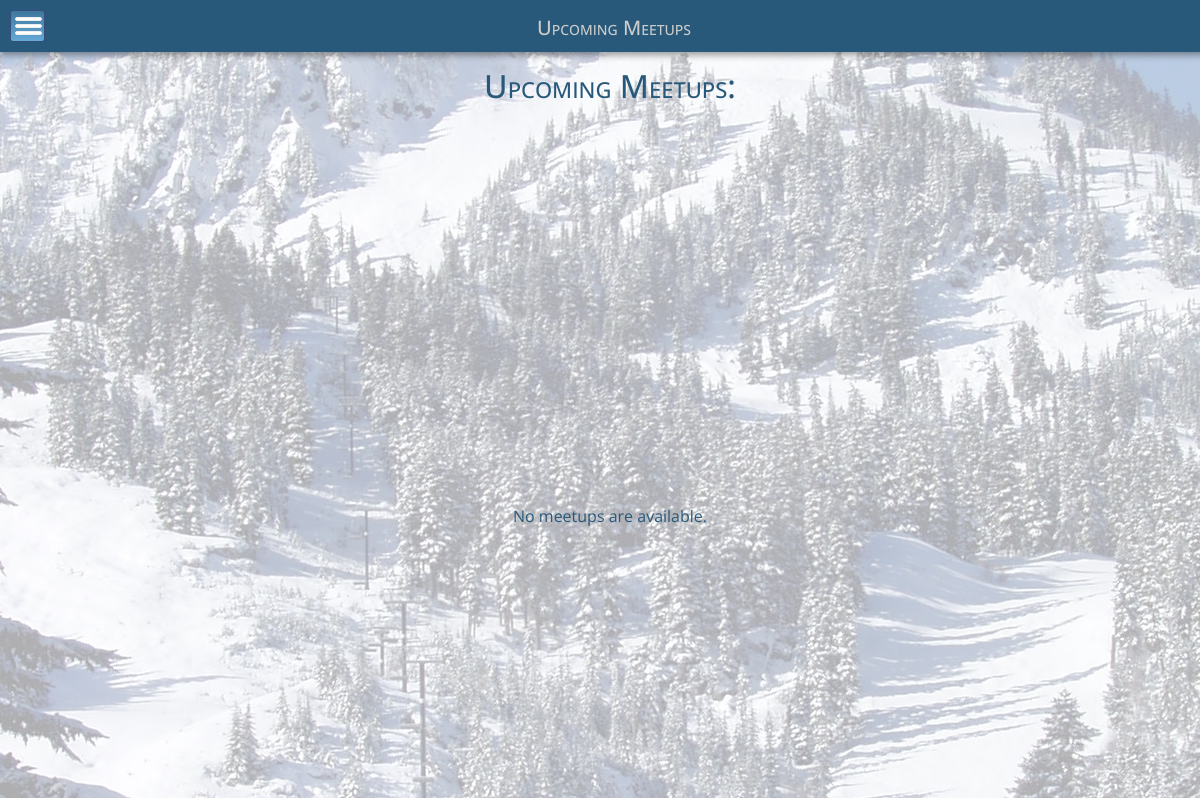
Page /cruisertime/meetattend on the earlier database version.
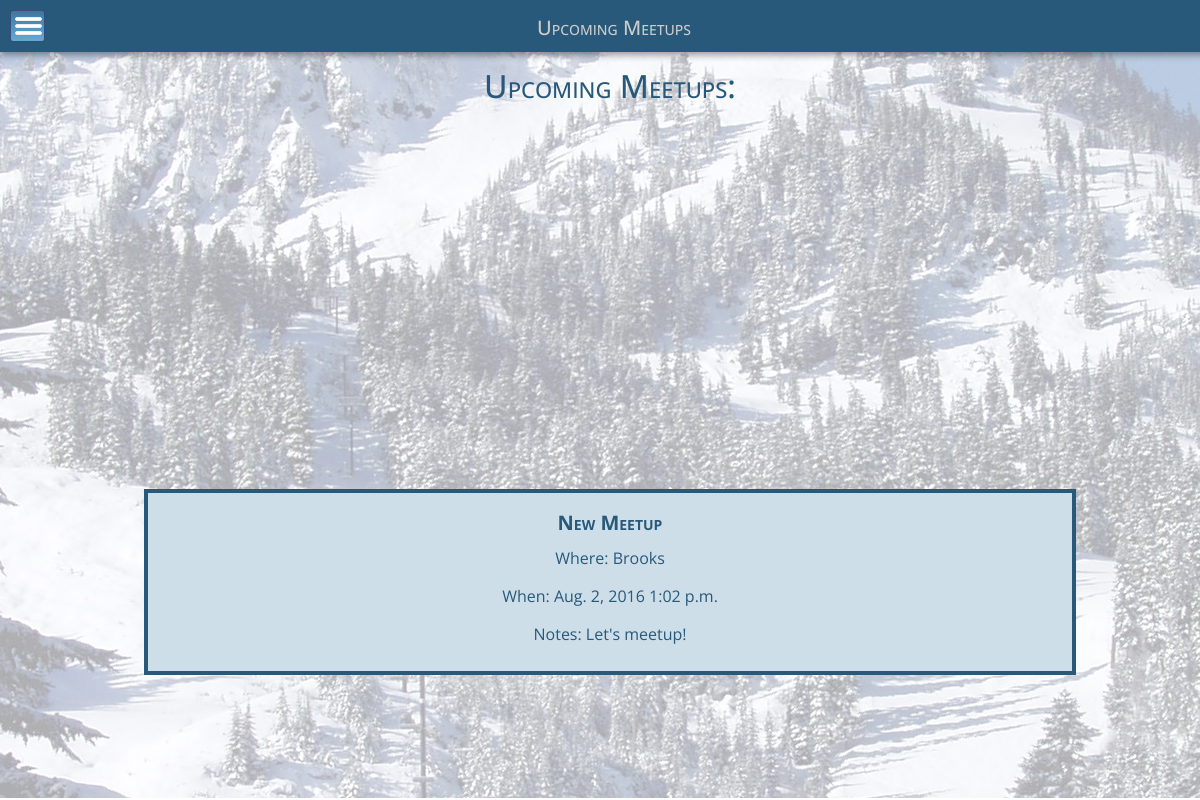
Same page on the later database version.
### cruisertime/models.py (models this page shows, shortened)
class Meetup(models.Model):
    meet_date = models.DateField(auto_now=False, auto_now_add=False, default=datetime.date.today())
    meet_time = models.TimeField(auto_now=False, auto_now_add=False, default=datetime.datetime.now().strftime('%H:%M:%S'))
    location_name = models.CharField(max_length=200, choices=LOCATION_CHOICES, default="BR")
    lift_terminal = models.CharField(max_length=200, blank=True, choices=TERMINAL_CHOICES, default=" ")
    notes_text = models.CharField(max_length=200, default="Let's meetup!")
    meet_name = models.CharField(max_length=200, default="New Meetup")
    create_date = models.DateTimeField(auto_now_add=True)
    lon = models.FloatField(default='-121.086300')
    lat = models.FloatField(default='47.734230')

### cruisertime/views.py (the view)
def meetattend(request):
    upcoming_meetup_list = Meetup.objects.order_by('meet_date')[:5]
    all_meetups = Meetup.objects.all()
    template = loader.get_template('cruisertime/meetattend.html')
    context = {
        'upcoming_meetup_list':upcoming_meetup_list,
        'all_meetups':all_meetups
    }
    return render(request, 'cruisertime/meetattend.html', context)

### cruisertime/templates/cruisertime/meetattend.html (shortened to what this page needs)
<!DOCTYPE html>
{% load staticfiles %}
{% load leaflet_tags %}
<link rel="stylesheet" type="text/css" href="{% static 'cruisertime/content/style.css' %}" />
<link rel="stylesheet" href="http://cdn.leafletjs.com/leaflet/v0.7.7/leaflet.css" />
<html>
    <head>
        <link rel="stylesheet" type="text/css" media="all" href="{% static 'cruisertime/content/hamburger.css' %}"/>
    </head>
<body>
<div id="container">
    <header>
        <div id="hamburger">
            <div></div>
            <div></div>
            <div></div>
        </div>
        <div id="headertitle">
            <h2>Upcoming Meetups</h2>
        </div>
    </header>
    <div id="content">
        <h1>Upcoming Meetups:</h1>
        <div id="upcoming">
            {% if upcoming_meetup_list %}
                {% for meetup in upcoming_meetup_list %}
                <fieldset>
                    <h2><strong>{{ meetup.meet_name }}</strong></h2>
                    <p>Where: {{ meetup.get_location_name_display }}</p>
                    When: {{ meetup.meet_date }} {{ meetup.meet_time }}</p>
                    Notes: {{ meetup.notes_text }}</p>
                </fieldset>
                <br>
                {% endfor %}
            {% else %}
                <p>No meetups are available.</p>
            {% endif %}
        </div>
    </div>
</div>
</body>
</html>

Differences in the rows shown:
added Meetup: meet_name "New Meetup", location_name "Brooks", meet_date "Aug. 2, 2016", meet_time "1:02 p.m.", notes_text "Let's meetup!"
Other differences:
text no longer shown: "No meetups are available."
